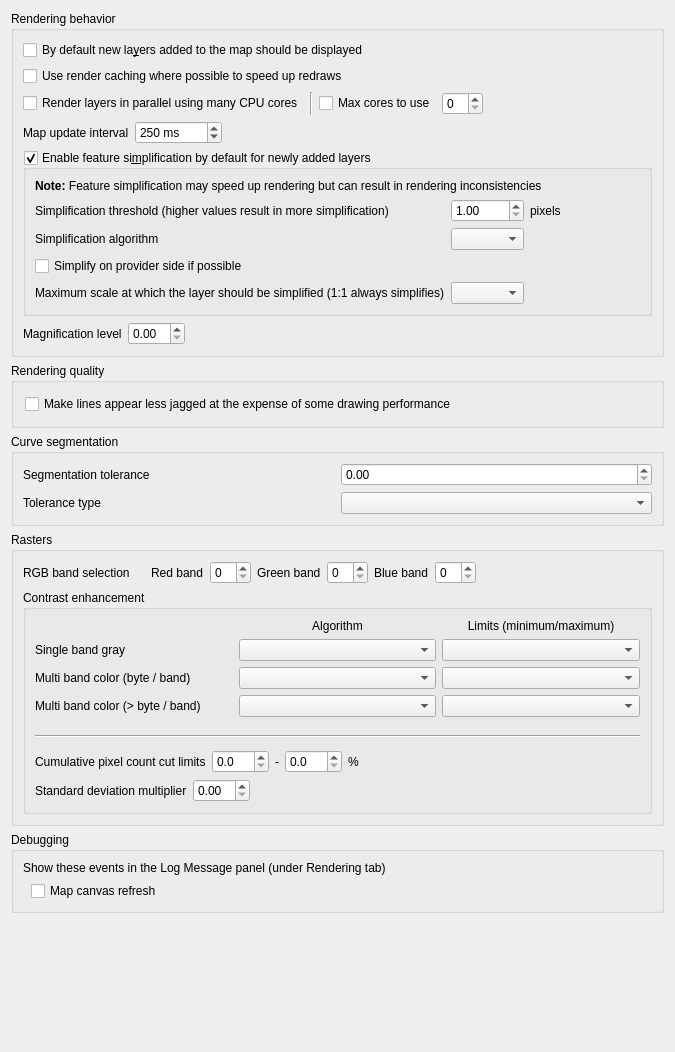
             <widget class="QWidget" name="mOptionsScrollAreaContents_04">
              <property name="geometry">
               <rect>
                <x>0</x>
                <y>0</y>
                <width>675</width>
                <height>1052</height>
               </rect>
              </property>
              <layout class="QGridLayout" name="gridLayout_22">
               <item row="0" column="0">
                <widget class="QgsCollapsibleGroupBox" name="groupBox_5">
                 <property name="title">
                  <string>Rendering behavior</string>
                 </property>
                 <layout class="QVBoxLayout" name="verticalLayout_9">
                  <item>
                   <widget class="QCheckBox" name="chkAddedVisibility">
                    <property name="text">
                     <string>By default new la&amp;yers added to the map should be displayed</string>
                    </property>
                   </widget>
                  </item>
                  <item>
                   <widget class="QCheckBox" name="chkUseRenderCaching">
                    <property name="text">
                     <string>Use render caching where possible to speed up redraws</string>
                    </property>
                   </widget>
                  </item>
                  <item>
                   <layout class="QHBoxLayout" name="horizontalLayout_26">
                    <item>
                     <widget class="QCheckBox" name="chkParallelRendering">
                      <property name="text">
                       <string>Render layers in parallel using many CPU cores</string>
                      </property>
                     </widget>
                    </item>
                    <item>
                     <widget class="Line" name="line_6">
                      <property name="orientation">
                       <enum>Qt::Vertical</enum>
                      </property>
                     </widget>
                    </item>
                    <item>
                     <widget class="QCheckBox" name="chkMaxThreads">
                      <property name="text">
                       <string>Max cores to use</string>
                      </property>
                     </widget>
                    </item>
                    <item>
                     <widget class="QSpinBox" name="spinMaxThreads"/>
                    </item>
                    <item>
                     <spacer name="horizontalSpacer_41">
                      <property name="orientation">
                       <enum>Qt::Horizontal</enum>
                      </property>
                      <property name="sizeHint" stdset="0">
                       <size>
                        <width>40</width>
                        <height>20</height>
                       </size>
                      </property>
                     </spacer>
                    </item>
                   </layout>
                  </item>
                  <item>
                   <layout class="QHBoxLayout" name="horizontalLayout_4">
                    <item>
                     <widget class="QLabel" name="label_56">
                      <property name="text">
                       <string>Map update interval</string>
                      </property>
                     </widget>
                    </item>
                    <item>
                     <widget class="QSpinBox" name="spinMapUpdateInterval">
                      <property name="suffix">
                       <string> ms</string>
                      </property>
                      <property name="maximum">
                       <number>999999</number>
                      </property>
                      <property name="singleStep">
                       <number>50</number>
                      </property>
                      <property name="value">
                       <number>250</number>
                      </property>
                     </widget>
                    </item>
                    <item>
                     <spacer name="horizontalSpacer_46">
                      <property name="orientation">
                       <enum>Qt::Horizontal</enum>
                      </property>
                      <property name="sizeHint" stdset="0">
                       <size>
                        <width>40</width>
                        <height>20</height>
                       </size>
                      </property>
                     </spacer>
                    </item>
                   </layout>
                  </item>
                  <item>
                   <widget class="QgsCollapsibleGroupBox" name="mSimplifyDrawingGroupBox">
                    <property name="title">
                     <string>Enable feature si&amp;mplification by default for newly added layers</string>
                    </property>
                    <property name="flat">
                     <bool>true</bool>
                    </property>
                    <property name="checkable">
                     <bool>true</bool>
                    </property>
                    <layout class="QGridLayout" name="_14">
                     <item row="0" column="1" colspan="4">
                      <widget class="QLabel" name="label_59">
                       <property name="text">
                        <string>&lt;b&gt;Note:&lt;/b&gt; Feature simplification may speed up rendering but can result in rendering inconsistencies</string>
                       </property>
                      </widget>
                     </item>
                     <item row="1" column="1">
                      <widget class="QLabel" name="label_65">
                       <property name="text">
                        <string>Simplification threshold (higher values result in more simplification)</string>
                       </property>
                       <property name="margin">
                        <number>2</number>
                       </property>
                      </widget>
                     </item>
                     <item row="1" column="2">
                      <widget class="QDoubleSpinBox" name="mSimplifyDrawingSpinBox">
                       <property name="toolTip">
                        <string>Higher values result in more simplification</string>
                       </property>
                       <property name="decimals">
                        <number>2</number>
                       </property>
                       <property name="minimum">
                        <double>1.000000000000000</double>
                       </property>
                       <property name="maximum">
                        <double>5.000000000000000</double>
                       </property>
                       <property name="singleStep">
                        <double>0.200000000000000</double>
                       </property>
                       <property name="value">
                        <double>1.000000000000000</double>
                       </property>
                      </widget>
                     </item>
                     <item row="1" column="3">
                      <widget class="QLabel" name="mSimplifyDrawingPx">
                       <property name="text">
                        <string>pixels</string>
                       </property>
                       <property name="margin">
                        <number>2</number>
                       </property>
                      </widget>
                     </item>
                     <item row="1" column="4">
                      <spacer name="horizontalSpacer_40">
                       <property name="orientation">
                        <enum>Qt::Horizontal</enum>
                       </property>
                       <property name="sizeHint" stdset="0">
                        <size>
                         <width>20</width>
                         <height>20</height>
                        </size>
                       </property>
                      </spacer>
                     </item>
                     <item row="2" column="1">
                      <widget class="QLabel" name="mSimplifyAlgorithmLabel">
                       <property name="toolTip">
                        <string>This algorithm is only applied to simplify on local side</string>
                       </property>
                       <property name="text">
                        <string>Simplification algorithm</string>
                       </property>
                       <property name="margin">
                        <number>2</number>
                       </property>
                      </widget>
                     </item>
                     <item row="2" column="2">
                      <widget class="QComboBox" name="mSimplifyAlgorithmComboBox"/>
                     </item>
                     <item row="3" column="1" colspan="4">
                      <widget class="QCheckBox" name="mSimplifyDrawingAtProvider">
                       <property name="text">
                        <string>Simplify on provider side if possible</string>
                       </property>
                      </widget>
                     </item>
                     <item row="4" column="1">
                      <widget class="QLabel" name="mSimplifyMaxScaleLabel">
                       <property name="text">
                        <string>Maximum scale at which the layer should be simplified (1:1 always simplifies)</string>
                       </property>
                       <property name="margin">
                        <number>2</number>
                       </property>
                      </widget>
                     </item>
                     <item row="4" column="2">
                      <widget class="QgsScaleComboBox" name="mSimplifyMaximumScaleComboBox">
                       <property name="sizePolicy">
                        <sizepolicy hsizetype="Expanding" vsizetype="Fixed">
                         <horstretch>0</horstretch>
                         <verstretch>0</verstretch>
                        </sizepolicy>
                       </property>
                      </widget>
                     </item>
                    </layout>
                   </widget>
                  </item>
                  <item>
                   <layout class="QHBoxLayout" name="horizontalLayout_5">
                    <property name="topMargin">
                     <number>0</number>
                    </property>
                    <item>
                     <widget class="QLabel" name="labelMagnifier">
                      <property name="text">
                       <string>Magnification level</string>
                      </property>
                     </widget>
                    </item>
                    <item>
                     <widget class="QDoubleSpinBox" name="doubleSpinBoxMagnifierDefault"/>
                    </item>
                    <item>
                     <spacer name="horizontalSpacer_4">
                      <property name="orientation">
                       <enum>Qt::Horizontal</enum>
                      </property>
                      <property name="sizeType">
                       <enum>QSizePolicy::Expanding</enum>
                      </property>
                      <property name="sizeHint" stdset="0">
                       <size>
                        <width>40</width>
                        <height>20</height>
                       </size>
                      </property>
                     </spacer>
                    </item>
                   </layout>
                  </item>
                 </layout>
                </widget>
               </item>
               <item row="1" column="0">
                <widget class="QgsCollapsibleGroupBox" name="groupBox_8">
                 <property name="title">
                  <string>Rendering quality</string>
                 </property>
                 <layout class="QVBoxLayout" name="_5">
                  <property name="leftMargin">
                   <number>11</number>
                  </property>
                  <property name="topMargin">
                   <number>11</number>
                  </property>
                  <property name="rightMargin">
                   <number>11</number>
                  </property>
                  <property name="bottomMargin">
                   <number>11</number>
                  </property>
                  <item>
                   <widget class="QCheckBox" name="chkAntiAliasing">
                    <property name="text">
                     <string>Make lines appear less jagged at the expense of some drawing performance</string>
                    </property>
                   </widget>
                  </item>
                 </layout>
                </widget>
               </item>
               <item row="2" column="0">
                <widget class="QgsCollapsibleGroupBox" name="mSegmentationGroupBox">
                 <property name="title">
                  <string>Curve segmentation</string>
                 </property>
                 <layout class="QGridLayout" name="gridLayout_20">
                  <item row="0" column="0">
                   <widget class="QLabel" name="mSegmentationToleranceLabel">
                    <property name="text">
                     <string>Segmentation tolerance</string>
                    </property>
                   </widget>
                  </item>
                  <item row="0" column="1">
                   <widget class="QDoubleSpinBox" name="mSegmentationToleranceSpinBox"/>
                  </item>
                  <item row="1" column="0">
                   <widget class="QLabel" name="mToleranceTypeLabel">
                    <property name="text">
                     <string>Tolerance type</string>
                    </property>
                   </widget>
                  </item>
                  <item row="1" column="1">
                   <widget class="QComboBox" name="mToleranceTypeComboBox"/>
                  </item>
                 </layout>
                </widget>
               </item>
               <item row="3" column="0">
                <widget class="QgsCollapsibleGroupBox" name="groupBox_14">
                 <property name="title">
                  <string>Rasters</string>
                 </property>
                 <layout class="QVBoxLayout" name="verticalLayout_10">
                  <item>
                   <widget class="QWidget" name="widget" native="true">
                    <layout class="QHBoxLayout" name="horizontalLayout_19">
                     <property name="leftMargin">
                      <number>0</number>
                     </property>
                     <property name="topMargin">
                      <number>0</number>
                     </property>
                     <property name="rightMargin">
                      <number>0</number>
                     </property>
                     <property name="bottomMargin">
                      <number>0</number>
                     </property>
                     <item>
                      <widget class="QLabel" name="label_21">
                       <property name="text">
                        <string>RGB band selection</string>
                       </property>
                      </widget>
                     </item>
                     <item>
                      <spacer name="horizontalSpacer_19">
                       <property name="orientation">
                        <enum>Qt::Horizontal</enum>
                       </property>
                       <property name="sizeType">
                        <enum>QSizePolicy::Maximum</enum>
                       </property>
                       <property name="sizeHint" stdset="0">
                        <size>
                         <width>15</width>
                         <height>20</height>
                        </size>
                       </property>
                      </spacer>
                     </item>
                     <item>
                      <widget class="QLabel" name="label_22">
                       <property name="text">
                        <string>Red band</string>
                       </property>
                      </widget>
                     </item>
                     <item>
                      <widget class="QSpinBox" name="spnRed"/>
                     </item>
                     <item>
                      <widget class="QLabel" name="label_23">
                       <property name="text">
                        <string>Green band</string>
                       </property>
                      </widget>
                     </item>
                     <item>
                      <widget class="QSpinBox" name="spnGreen"/>
                     </item>
                     <item>
                      <widget class="QLabel" name="label_24">
                       <property name="text">
                        <string>Blue band</string>
                       </property>
                      </widget>
                     </item>
                     <item>
                      <widget class="QSpinBox" name="spnBlue"/>
                     </item>
                     <item>
                      <spacer name="horizontalSpacer_20">
                       <property name="orientation">
                        <enum>Qt::Horizontal</enum>
                       </property>
                       <property name="sizeHint" stdset="0">
                        <size>
                         <width>40</width>
                         <height>20</height>
                        </size>
                       </property>
                      </spacer>
                     </item>
                    </layout>
                   </widget>
                  </item>
                  <item>
                   <widget class="QGroupBox" name="groupBox_17">
                    <property name="title">
                     <string>Contrast enhancement</string>
                    </property>
                    <property name="flat">
                     <bool>true</bool>
                    </property>
                    <layout class="QVBoxLayout" name="verticalLayout_11">
                     <item>
                      <layout class="QGridLayout" name="gridLayout_33">
                       <item row="4" column="2">
                        <widget class="QComboBox" name="cboxContrastEnhancementLimitsMultiBandSingleByte"/>
                       </item>
                       <item row="1" column="1">
                        <widget class="QLabel" name="label_50">
                         <property name="text">
                          <string>Algorithm</string>
                         </property>
                         <property name="alignment">
                          <set>Qt::AlignCenter</set>
                         </property>
                        </widget>
                       </item>
                       <item row="3" column="1">
                        <widget class="QComboBox" name="cboxContrastEnhancementAlgorithmSingleBand"/>
                       </item>
                       <item row="3" column="0">
                        <widget class="QLabel" name="label_37">
                         <property name="text">
                          <string>Single band gray</string>
                         </property>
                        </widget>
                       </item>
                       <item row="1" column="2">
                        <widget class="QLabel" name="label_51">
                         <property name="text">
                          <string>Limits (minimum/maximum)</string>
                         </property>
                         <property name="alignment">
                          <set>Qt::AlignCenter</set>
                         </property>
                        </widget>
                       </item>
                       <item row="3" column="2">
                        <widget class="QComboBox" name="cboxContrastEnhancementLimitsSingleBand"/>
                       </item>
                       <item row="4" column="1">
                        <widget class="QComboBox" name="cboxContrastEnhancementAlgorithmMultiBandSingleByte"/>
                       </item>
                       <item row="4" column="0">
                        <widget class="QLabel" name="label_38">
                         <property name="text">
                          <string>Multi band color (byte / band) </string>
                         </property>
                        </widget>
                       </item>
                       <item row="5" column="0">
                        <widget class="QLabel" name="label_39">
                         <property name="text">
                          <string>Multi band color (&gt; byte / band) </string>
                         </property>
                        </widget>
                       </item>
                       <item row="5" column="1">
                        <widget class="QComboBox" name="cboxContrastEnhancementAlgorithmMultiBandMultiByte"/>
                       </item>
                       <item row="5" column="2">
                        <widget class="QComboBox" name="cboxContrastEnhancementLimitsMultiBandMultiByte"/>
                       </item>
                      </layout>
                     </item>
                     <item>
                      <widget class="QWidget" name="widget_4" native="true">
                       <layout class="QHBoxLayout" name="horizontalLayout_23">
                        <property name="leftMargin">
                         <number>0</number>
                        </property>
                        <property name="topMargin">
                         <number>0</number>
                        </property>
                        <property name="rightMargin">
                         <number>0</number>
                        </property>
                        <property name="bottomMargin">
                         <number>0</number>
                        </property>
                       </layout>
                      </widget>
                     </item>
                     <item>
                      <widget class="QWidget" name="widget_5" native="true">
                       <layout class="QHBoxLayout" name="horizontalLayout_24">
                        <property name="leftMargin">
                         <number>0</number>
                        </property>
                        <property name="topMargin">
                         <number>0</number>
                        </property>
                        <property name="rightMargin">
                         <number>0</number>
                        </property>
                        <property name="bottomMargin">
                         <number>0</number>
                        </property>
                       </layout>
                      </widget>
                     </item>
                     <item>
                      <widget class="Line" name="line">
                       <property name="orientation">
                        <enum>Qt::Horizontal</enum>
                       </property>
                      </widget>
                     </item>
                     <item>
                      <widget class="QWidget" name="widget_6" native="true">
                       <layout class="QHBoxLayout" name="horizontalLayout_25">
                        <property name="leftMargin">
                         <number>0</number>
                        </property>
                        <property name="topMargin">
                         <number>0</number>
                        </property>
                        <property name="rightMargin">
                         <number>0</number>
                        </property>
                        <property name="bottomMargin">
                         <number>0</number>
                        </property>
                       </layout>
                      </widget>
                     </item>
                     <item>
                      <widget class="QWidget" name="widget_7" native="true">
                       <layout class="QHBoxLayout" name="horizontalLayout_18">
                        <property name="leftMargin">
                         <number>0</number>
                        </property>
                        <property name="topMargin">
                         <number>0</number>
                        </property>
                        <property name="rightMargin">
                         <number>0</number>
                        </property>
                        <property name="bottomMargin">
                         <number>0</number>
                        </property>
                        <item>
                         <widget class="QLabel" name="label_36">
                          <property name="text">
                           <string>Cumulative pixel count cut limits</string>
                          </property>
                         </widget>
                        </item>
                        <item>
                         <widget class="QDoubleSpinBox" name="mRasterCumulativeCutLowerDoubleSpinBox">
                          <property name="decimals">
                           <number>1</number>
                          </property>
                         </widget>
                        </item>
                        <item>
                         <widget class="QLabel" name="label_34">
                          <property name="text">
                           <string>-</string>
                          </property>
                         </widget>
                        </item>
                        <item>
                         <widget class="QDoubleSpinBox" name="mRasterCumulativeCutUpperDoubleSpinBox">
                          <property name="decimals">
                           <number>1</number>
                          </property>
                         </widget>
                        </item>
                        <item>
                         <widget class="QLabel" name="label_35">
                          <property name="text">
                           <string>%</string>
                          </property>
                         </widget>
                        </item>
                        <item>
                         <spacer name="horizontalSpacer_18">
                          <property name="orientation">
                           <enum>Qt::Horizontal</enum>
                          </property>
                          <property name="sizeHint" stdset="0">
                           <size>
                            <width>123</width>
                            <height>20</height>
                           </size>
                          </property>
                         </spacer>
                        </item>
                       </layout>
                      </widget>
                     </item>
                     <item>
                      <widget class="QWidget" name="widget_2" native="true">
                       <layout class="QHBoxLayout" name="horizontalLayout_20">
                        <property name="leftMargin">
                         <number>0</number>
                        </property>
                        <property name="topMargin">
                         <number>0</number>
                        </property>
                        <property name="rightMargin">
                         <number>0</number>
                        </property>
                        <property name="bottomMargin">
                         <number>0</number>
                        </property>
                        <item>
                         <widget class="QLabel" name="label_25">
                          <property name="text">
                           <string>Standard deviation multiplier</string>
                          </property>
                         </widget>
                        </item>
                        <item>
                         <widget class="QDoubleSpinBox" name="spnThreeBandStdDev">
                          <property name="maximum">
                           <double>10.000000000000000</double>
                          </property>
                          <property name="singleStep">
                           <double>0.100000000000000</double>
                          </property>
                         </widget>
                        </item>
                        <item>
                         <spacer name="horizontalSpacer_21">
                          <property name="orientation">
                           <enum>Qt::Horizontal</enum>
                          </property>
                          <property name="sizeHint" stdset="0">
                           <size>
                            <width>258</width>
                            <height>20</height>
                           </size>
                          </property>
                         </spacer>
                        </item>
                       </layout>
                      </widget>
                     </item>
                    </layout>
                   </widget>
                  </item>
                 </layout>
                </widget>
               </item>
               <item row="4" column="0">
                <widget class="QgsCollapsibleGroupBox" name="groupBox_22">
                 <property name="title">
                  <string>Debugging</string>
                 </property>
                 <layout class="QVBoxLayout" name="verticalLayout_35">
                  <item>
                   <widget class="QLabel" name="label_55">
                    <property name="text">
                     <string>Show these events in the Log Message panel (under Rendering tab)</string>
                    </property>
                   </widget>
                  </item>
                  <item>
                   <layout class="QGridLayout" name="gridLayout_6">
                    <item row="0" column="0">
                     <spacer name="horizontalSpacer_37">
                      <property name="orientation">
                       <enum>Qt::Horizontal</enum>
                      </property>
                      <property name="sizeType">
                       <enum>QSizePolicy::Fixed</enum>
                      </property>
                      <property name="sizeHint" stdset="0">
                       <size>
                        <width>8</width>
                        <height>20</height>
                       </size>
                      </property>
                     </spacer>
                    </item>
                    <item row="0" column="1">
                     <widget class="QCheckBox" name="mLogCanvasRefreshChkBx">
                      <property name="text">
                       <string>Map canvas refresh</string>
                      </property>
                     </widget>
                    </item>
                   </layout>
                  </item>
                 </layout>
                </widget>
               </item>
               <item row="5" column="0">
                <spacer name="verticalSpacer_6">
                 <property name="orientation">
                  <enum>Qt::Vertical</enum>
                 </property>
                 <property name="sizeHint" stdset="0">
                  <size>
                   <width>20</width>
                   <height>40</height>
                  </size>
                 </property>
                </spacer>
               </item>
              </layout>
             </widget>
